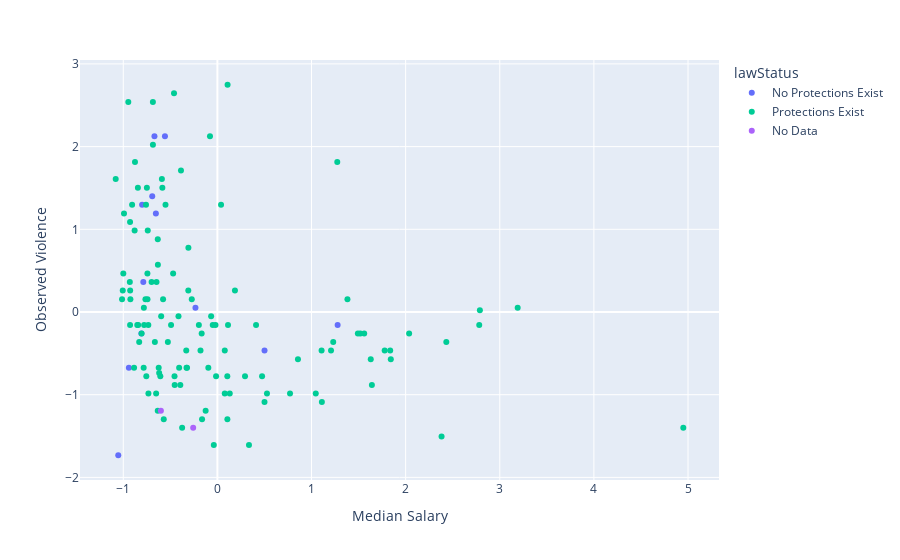

Notebook source saved alongside this figure:
### Code cell
df.rename(columns={'median_salary':'Median Salary', 'OBS_VALUE': 'Observed Violence'}, inplace=True)
fig = px.scatter(df, x="Median Salary", y="Observed Violence", color='lawStatus', hover_name="country_name", hover_data={'lawStatus':True, 'Observed Violence':True})
fig.show()

### Figure 1 — Plotly figure (JSON) as saved in the notebook; plotly's stock layout.template omitted (floating-point values rounded to 4 significant figures; data arrays with more than 128 entries replaced by an {"elided": "..."} marker saying what was removed)
{"data": [{"customdata": [["No Protections Exist"], ["No Protections Exist"], ["No Protections Exist"], ["No Protections Exist"], ["No Protections Exist"], ["No Protections Exist"], ["No Protections Exist"], ["No Protections Exist"], ["No Protections Exist"], ["No Protections Exist"], ["No Protections Exist"], ["No Protections Exist"], ["No Protections Exist"], ["No Protections Exist"], ["No Protections Exist"], ["No Protections Exist"], ["No Protections Exist"], ["No Protections Exist"]], "hovertemplate": "<b>%{hovertext}</b><br><br>lawStatus=%{customdata[0]}<br>Median Salary=%{x}<br>Observed Violence=%{y}<extra></extra>", "hovertext": ["Afghanistan", "Cameroon", "Equatorial Guinea", "Eritrea", "Estonia", "Guinea", "Haiti", "Iraq", "Libya", "Mali", "Mauritania", "Myanmar", "Niger", "Oman", "Qatar", "Somalia", "Sudan", "Tanzania"], "legendgroup": "No Protections Exist", "marker": {"color": "#636efa", "symbol": "circle"}, "mode": "markers", "name": "No Protections Exist", "orientation": "v", "showlegend": true, "type": "scatter", "x": [-0.5573, -0.6924, -0.6687, -0.8342, 0.5007, -0.6535, -0.8079, -0.2331, -0.8249, -0.7873, -1.053, -0.9406, -0.7863, 1.33, 1.277, -0.8403, -1.039, -0.8], "xaxis": "x", "y": [2.126, 1.4, 2.126, null, -0.467, 1.192, -0.2596, 0.05155, null, 0.3627, -1.732, -0.6744, null, null, -0.1559, null, null, 1.296], "yaxis": "y"}, {"customdata": {"elided": "138x1 str values"}, "hovertemplate": "<b>%{hovertext}</b><br><br>lawStatus=%{customdata[0]}<br>Median Salary=%{x}<br>Observed Violence=%{y}<extra></extra>", "hovertext": {"elided": "138 str values"}, "legendgroup": "Protections Exist", "marker": {"color": "#00cc96", "symbol": "circle"}, "mode": "markers", "name": "Protections Exist", "orientation": "v", "showlegend": true, "type": "scatter", "x": {"elided": "138 float values"}, "xaxis": "x", "y": {"elided": "138 float values"}, "yaxis": "y"}, {"customdata": [["No Data"], ["No Data"], ["No Data"], ["No Data"], ["No Data"], ["No Data"], ["No Data"], ["No Data"], ["No Data"], ["No Data"], ["No Data"], ["No Data"], ["No Data"], ["No Data"], ["No Data"], ["No Data"], ["No Data"]], "hovertemplate": "<b>%{hovertext}</b><br><br>lawStatus=%{customdata[0]}<br>Median Salary=%{x}<br>Observed Violence=%{y}<extra></extra>", "hovertext": ["American Samoa", "Andorra", "Aruba", "Bermuda", "Cayman Islands", "Cuba", "Faroe Islands", "French Polynesia", "Gibraltar", "Greenland", "Guam", "Liechtenstein", "Monaco", "New Caledonia", "Northern Mariana Islands", "Turkmenistan", "Turks and Caicos Islands"], "legendgroup": "No Data", "marker": {"color": "#ab63fa", "symbol": "circle"}, "mode": "markers", "name": "No Data", "orientation": "v", "showlegend": true, "type": "scatter", "visible": true, "x": [-0.2285, 1.168, -0.4025, -0.1978, 1.023, -0.6004, 1.056, -0.3856, 1.106, 1.082, -0.302, 2.122, 1.44, -0.6734, 0.03517, -0.2574, -0.253], "xaxis": "x", "y": [null, null, null, null, null, -1.193, null, null, null, null, null, null, null, null, null, -1.4, null], "yaxis": "y"}], "layout": {"autosize": true, "legend": {"title": {"text": "lawStatus"}, "tracegroupgap": 0}, "margin": {"t": 60}, "xaxis": {"anchor": "y", "autorange": true, "domain": [0, 1], "range": [-1.45, 5.319], "title": {"text": "Median Salary"}, "type": "linear"}, "yaxis": {"anchor": "x", "autorange": true, "domain": [0, 1], "range": [-2.079, 3.095], "title": {"text": "Observed Violence"}, "type": "linear"}}}
